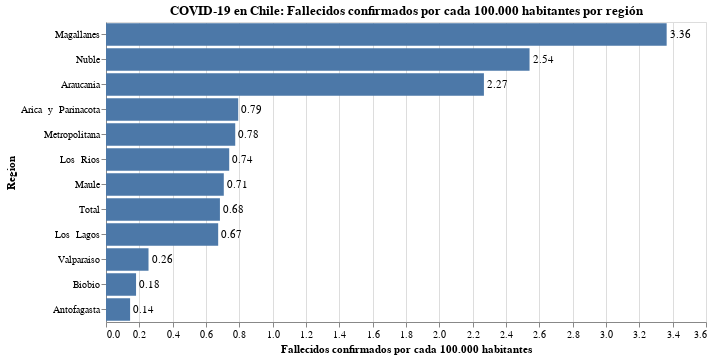

Here is the notebook cell this chart was saved with:
### Code cell
#hide_input
bars = alt.Chart(death_rate.reset_index()).mark_bar().encode(
    x = alt.X('Fallecidos:Q', scale=alt.Scale(domain=(0, 3.6)), axis=alt.Axis(title='Fallecidos confirmados por cada 100.000 habitantes')),
    y = alt.Y('Region:N', sort='-x')
).properties(
    title='COVID-19 en Chile: Fallecidos confirmados por cada 100.000 habitantes por región'
)

text = bars.mark_text(
    align='left',
    baseline='middle',
    dx=3  # Nudges text to right so it doesn't appear on top of the bar
).encode(
    text=alt.Text('Fallecidos:Q', format=',.2f')
)

bars.configure_title(
    fontSize=20,
    font='Courier',
    anchor='start',
    color='gray'
)

(bars + text).properties(width=600, height=300)

### Figure 1 — Vega-Lite specification as saved in the notebook (floating-point values rounded to 4 significant figures)
{"config": {"view": {"continuousWidth": 400, "continuousHeight": 300}}, "layer": [{"mark": "bar", "encoding": {"x": {"type": "quantitative", "axis": {"title": "Fallecidos confirmados por cada 100.000 habitantes"}, "field": "Fallecidos", "scale": {"domain": [0, 3.6]}}, "y": {"type": "nominal", "field": "Region", "sort": "-x"}}, "title": "COVID-19 en Chile: Fallecidos confirmados por cada 100.000 habitantes por región"}, {"mark": {"type": "text", "align": "left", "baseline": "middle", "dx": 3}, "encoding": {"text": {"type": "quantitative", "field": "Fallecidos", "format": ",.2f"}, "x": {"type": "quantitative", "axis": {"title": "Fallecidos confirmados por cada 100.000 habitantes"}, "field": "Fallecidos", "scale": {"domain": [0, 3.6]}}, "y": {"type": "nominal", "field": "Region", "sort": "-x"}}, "title": "COVID-19 en Chile: Fallecidos confirmados por cada 100.000 habitantes por región"}], "data": {"name": "data-2389299ee2c2bd0e31b80ca40939122b"}, "height": 300, "width": 600, "$schema": "https://vega.github.io/schema/vega-lite/v4.8.1.json", "datasets": {"data-2389299ee2c2bd0e31b80ca40939122b": [{"Region": "Antofagasta", "Fallecidos": 0.1445}, {"Region": "Biobio", "Fallecidos": 0.1803}, {"Region": "Valparaiso", "Fallecidos": 0.2551}, {"Region": "Los  Lagos", "Fallecidos": 0.6731}, {"Region": "Total", "Fallecidos": 0.6835}, {"Region": "Maule", "Fallecidos": 0.7068}, {"Region": "Los  Rios", "Fallecidos": 0.7392}, {"Region": "Metropolitana", "Fallecidos": 0.7754}, {"Region": "Arica  y  Parinacota", "Fallecidos": 0.7933}, {"Region": "Araucania", "Fallecidos": 2.267}, {"Region": "Nuble", "Fallecidos": 2.541}, {"Region": "Magallanes", "Fallecidos": 3.364}]}}
